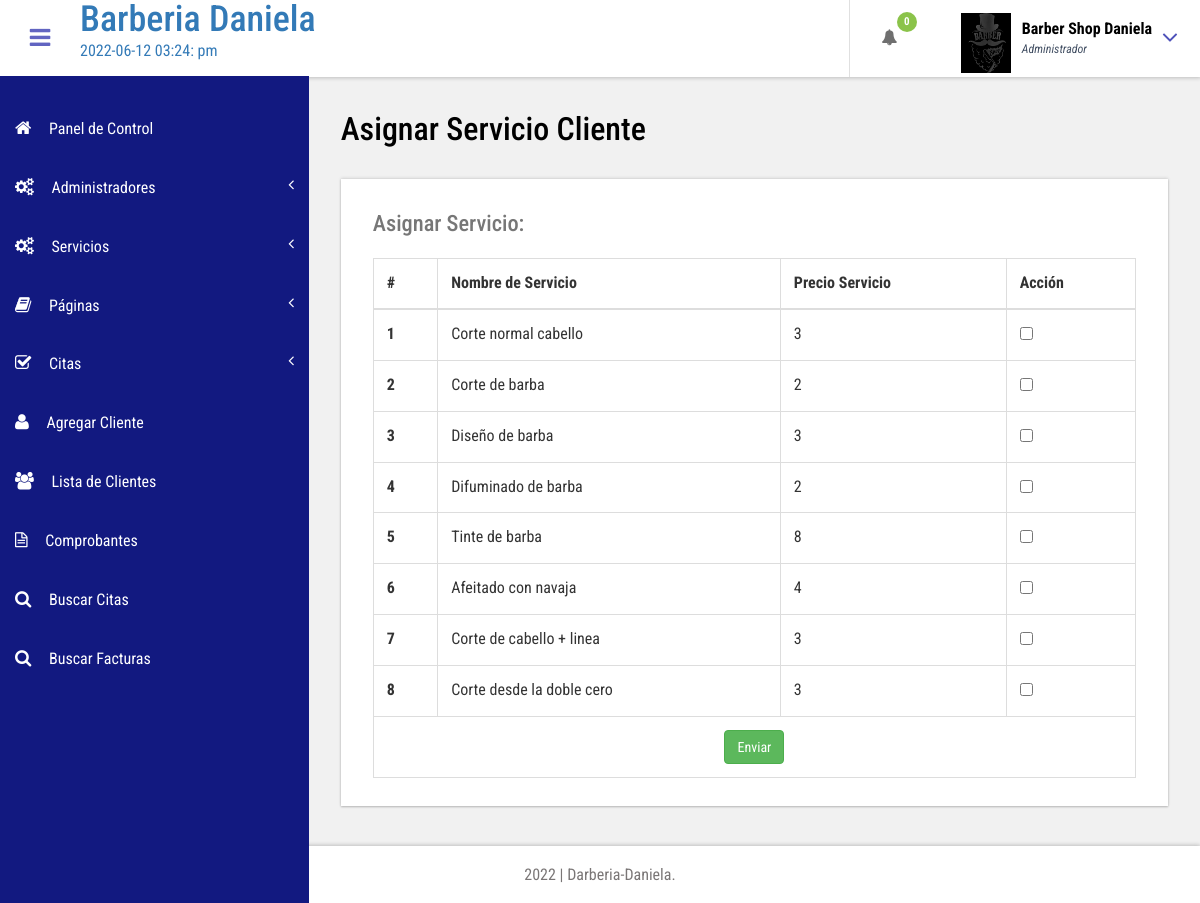
Page /admin/agre-cliente-servicios.php (signed in) on the committed database.
### tables this page shows
CREATE TABLE `tblservicios` (
  `ID` int(10) NOT NULL AUTO_INCREMENT,
  `nombre_servicio` varchar(200) DEFAULT NULL,
  `precio` float DEFAULT NULL,
  `fecha_creacion` timestamp NULL DEFAULT current_timestamp(),
  PRIMARY KEY (`ID`)
);

### admin/agre-cliente-servicios.php (the view, shortened to what this page needs)
<?php
include('includes/dbconnection.php');
if (strlen($_SESSION['bpmsaid']==0)) {
  header('location:logout.php');
  } else{
  ?>
<!DOCTYPE HTML>
<html>
<head>
<link href="css/bootstrap.css" rel='stylesheet' type='text/css' />
<link href="css/style.css" rel='stylesheet' type='text/css' />
<link href="css/font-awesome.css" rel="stylesheet">
<link href="css/animate.css" rel="stylesheet" type="text/css" media="all">
<link href="css/custom.css" rel="stylesheet">
</head>
<body class="cbp-spmenu-push">
	<div class="main-content">
		 <?php include_once('includes/sidebar.php');?>
		 <?php include_once('includes/header.php');?>
		<div id="page-wrapper">
			<div class="main-page">
				<div class="tables">
					<h3 style=color:black class="title1">Asignar Servicio Cliente</h3>
					<div class="table-responsive bs-example widget-shadow">
						<h4>Asignar Servicio:</h4>
<form method="post">
						<table class="table table-bordered">
						<thead>
							 <tr>
							    <th>#</th>
							    <th>Nombre de Servicio</th>
						 		<th>Precio Servicio</th>
						 		<th>Acción</th>
						 </tr>
						 </thead>
						 <tbody>
<?php
$ret=mysqli_query($con,"select *from  tblservicios");
$cnt=1;
while ($row=mysqli_fetch_array($ret)) {
?>
 <tr>
<th scope="row"><?php echo $cnt;?></th>
<td><?php  echo $row['nombre_servicio'];?></td>
<td><?php  echo $row['precio'];?></td>
<td><input type="checkbox" name="sids[]" value="<?php  echo $row['ID'];?>" ></td>
</tr>
<?php
$cnt=$cnt+1;
}?>
<tr>
<td colspan="4" align="center">
<button type="submit" name="submit" class="btn btn-success">Enviar</button>
</td>
</tr>
</tbody> </table>
</form>
					</div>
				</div>
			</div>
		</div>
		 <?php include_once('includes/footer.php');?>
	</div>
</body>
</html>
<?php }  ?>

### admin/includes/header.php (shortened to what this page needs)
<?php
$fecha=date('Y-m-d h:i: a', time());
?>
    <div class="sticky-header header-section ">
      <div class="header-left">
        <button id="showLeftPush"><i class="fa fa-bars"></i></button>
        <div class="">
          <a href="inicio-admin.php">
            <h1>Barberia Daniela</h1>
            <span> <?php echo $fecha;?> </span>
          </a>
        </div>
        <div class="clearfix"> </div>
      </div>
      <div class="header-right">
        <div class="profile_details_left">
          <ul class="nofitications-dropdown">
            <?php
$ret1=mysqli_query($con,"select ID,nombre from  tblcitas where estado=''");
$num=mysqli_num_rows($ret1);
?>
            <li class="dropdown head-dpdn">
              <a href="#" class="dropdown-toggle" data-toggle="dropdown" aria-expanded="false">
              <i class="fa fa-bell"></i><span class="badge "><?php echo $num;?></span></a>
            </li>
          </ul>
          <div class="clearfix"> </div>
        </div>
        <div class="profile_details">
        <?php
$adid=$_SESSION['bpmsaid'];
$ret=mysqli_query($con,"select nombreAdmin from tbladmin where ID='$adid'");
$row=mysqli_fetch_array($ret);
$name=$row['nombreAdmin'];
?>
          <ul>
            <li class="dropdown profile_details_drop">
              <a href="#" class="dropdown-toggle" data-toggle="dropdown" aria-expanded="false">
                <div class="profile_img">
                  <span class="prfil-img">
                    <img src="images/logobd.png" alt="" width="50" height="60">
                   </span>
                  <div class="user-name">
                    <p style="color:black"><?php echo $name; ?></p>
                    <span>Administrador</span>
                  </div>
                  <i class="fa fa-angle-down lnr"></i>
                  <div class="clearfix"></div>
                </div>
              </a>
            </li>
          </ul>
        </div>
        <div class="clearfix"> </div>
      </div>
      <div class="clearfix"> </div>
    </div>

### admin/css/style.css (style rules this page uses)
h4, h5, h6, h1, h2, h3 { margin: 0; }
ul, ol { margin: 0; }
p { margin: 0; }
html, body { font-family: 'Roboto Condensed', sans-serif; font-size: 100%; overflow-x: hidden; background: #fff; }
body a { transition: 0.5s all ease; -webkit-transition: 0.5s all ease; -moz-transition: 0.5s all ease; -o-transition: 0.5s all ease; -ms-transition: 0.5s all ease; text-decoration:none; }
h1,h2,h3,h4,h5,h6 { margin:0; }
p { margin:0; }
ul,label { margin:0; padding:0; }
.main-content { position: relative; }
.sticky-header { position: fixed; top: 0; left:0px; width: 100%; z-index: 100; }
.header-section { background:#FFF; box-shadow: 1px 1px 4px rgba(0, 0, 0, 0.21); -webkit-box-shadow: 1px 1px 4px rgba(0, 0, 0, 0.21); -moz-box-shadow: 1px 1px 4px rgba(0, 0, 0, 0.21); -o-box-shadow: 1px 1px 4px rgba(0, 0, 0, 0.21); }
.header-section::after { clear: both; display: block; content: ''; }
.header-left { float: left; width: 45%; }
.header-right { float: right; }
button#showLeftPush { font-size: 1.5em; width: 80px; padding: 0.87em 0; text-align: center; cursor: pointer; float: left; color: #6F6F6F; -moz-transition: all 0.2s ease-out 0s; -webkit-transition: all 0.2s ease-out 0s; transition: all 0.2s ease-out 0s; border: none; background-color: #fff; outline:none; }
.cbp-spmenu-push { overflow-x: hidden; position: relative; }
.cbp-spmenu, .cbp-spmenu-push { -webkit-transition: all 0.3s ease; -moz-transition: all 0.3s ease; transition: all 0.3s ease; }
.cbp-spmenu-push div#page-wrapper { margin: 0 0 0 19.3em; transition:.5s all; -webkit-transition:.5s all; -moz-transition:.5s all; }
.fa { display: inline-block; font-family: FontAwesome; font-style: normal; font-weight: normal; line-height: 1; -webkit-font-smoothing: antialiased; -moz-osx-font-smoothing: grayscale; }
.profile_details_left { float: left; }
li.dropdown.head-dpdn { display: inline-block; padding: 1.7em 0; border-left: 1px solid #E0E0E0; float: left; }
li.dropdown.head-dpdn a.dropdown-toggle { padding: 1.7em 2em; }
i.fa.fa-bell { color:#6F6F6F; }
.header-right span.badge { font-size: 11px; font-weight: bold; color: #FFF; background: #8BC34A; line-height: 15px; width: 20px; height: 20px; border-radius: 2em; -webkit-border-radius: 2em; -moz-border-radius: 2em; -o-border-radius: 2em; text-align: center; display: inline-block; position: absolute; top: 16%; padding: 2px 0 0; }
.profile_details { float: right; }
.profile_details_drop a.dropdown-toggle { display:block; padding: 0.8em 3em 0 2em; }
.profile_img span.prfil-img { float:left; }
.user-name { float:left; margin-top:8px; margin-left:11px; height:35px; }
.profile_details ul li { list-style-type:none; position:relative; }
.profile_details li a i.fa.lnr { position: absolute; top: 34%; right: 8%; color: #4F52BA; font-size: 1.6em; }
.user-name p { font-size:1em; color:#DD6777; line-height:1em; font-weight:700; }
.user-name span { font-size: .75em; font-style: italic; color: #424f63; font-weight: normal; margin-top: .3em; }
.widget-shadow { background-color: #fff; box-shadow: 0 -1px 3px rgba(0,0,0,.12),0 1px 2px rgba(0,0,0,.24); -webkit-box-shadow: 0 -1px 3px rgba(0,0,0,.12),0 1px 2px rgba(0,0,0,.24); -moz-box-shadow: 0 -1px 3px rgba(0,0,0,.12),0 1px 2px rgba(0,0,0,.24); }
h3.title1 { font-size: 2em; color: #e94e02; margin-bottom: 0.8em; }
.table > thead > tr > th, .table > tbody > tr > th, .table > tfoot > tr > th, .table > thead > tr > td, .table > tbody > tr > td, .table > tfoot > tr > td { border-top: none; }
.tables h4 { font-size: 1.4em; margin-bottom: 1em; color: #777777; }
.tables .panel-body ,.tables .bs-example { padding: 2em 2em 0.5em; }
.tables .table > thead > tr > th, .tables .table > tbody > tr > th, .tables .table > tfoot > tr > th, .tables .table > thead > tr > td, .tables .table > tbody > tr > td, .tables .table > tfoot > tr > td { padding: 13px; border-top: 1px solid #E0E0E0; }
.bs-example { margin-top: 2em; }

### admin/css/custom.css (style rules this page uses)
#page-wrapper { padding:7em 2em 2.5em; background-color: #F1F1F1; }

### rows in the picture
tblservicios: nombre_servicio "Corte normal cabello", precio "3"
tblservicios: nombre_servicio "Corte de barba", precio "2"
tblservicios: nombre_servicio "Diseño de barba", precio "3"
tblservicios: nombre_servicio "Difuminado de barba", precio "2"
tblservicios: nombre_servicio "Tinte de barba", precio "8"
tblservicios: nombre_servicio "Afeitado con navaja", precio "4"
tblservicios: nombre_servicio "Corte de cabello + linea", precio "3"
tblservicios: nombre_servicio "Corte desde la doble cero", precio "3"

### other values in the picture
$num "0"
$name "Barber Shop Daniela"
